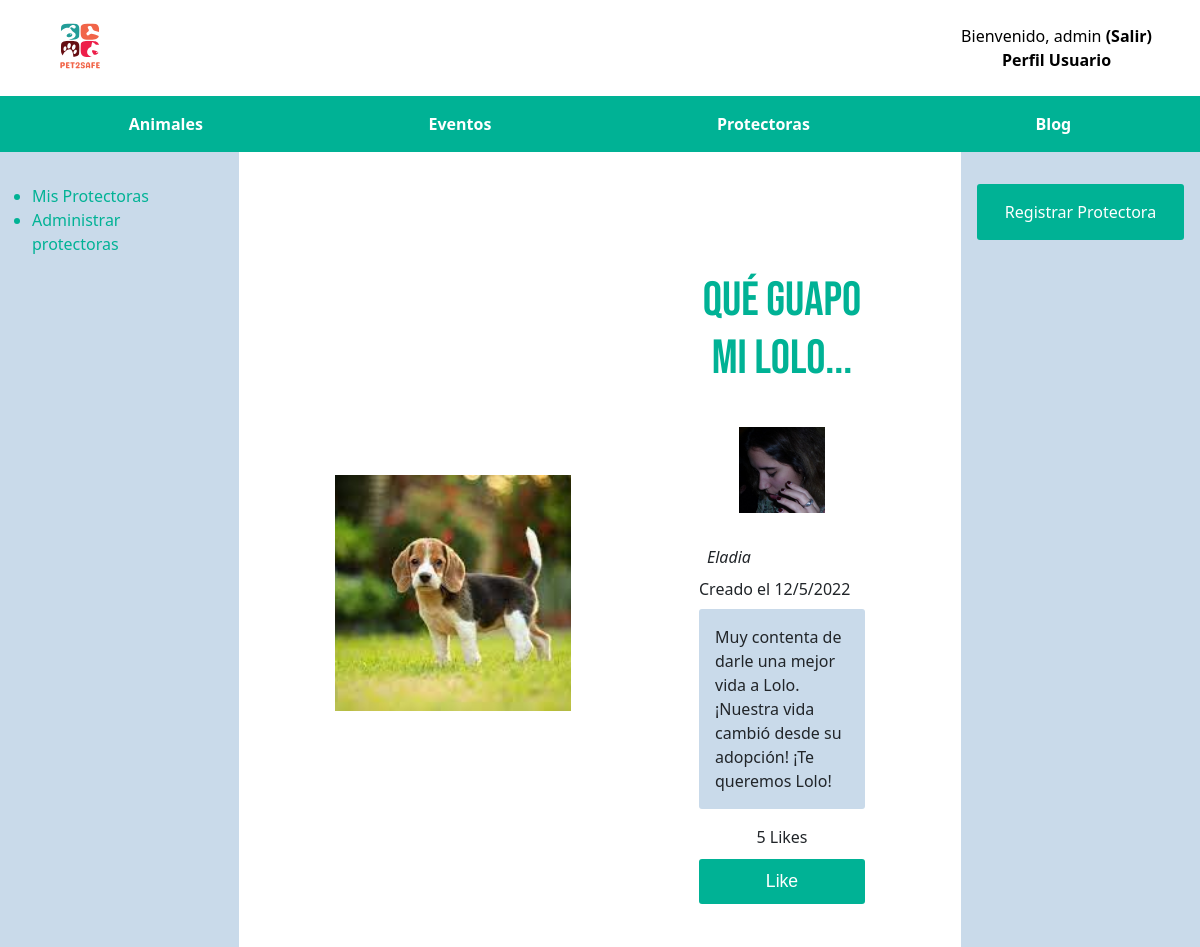
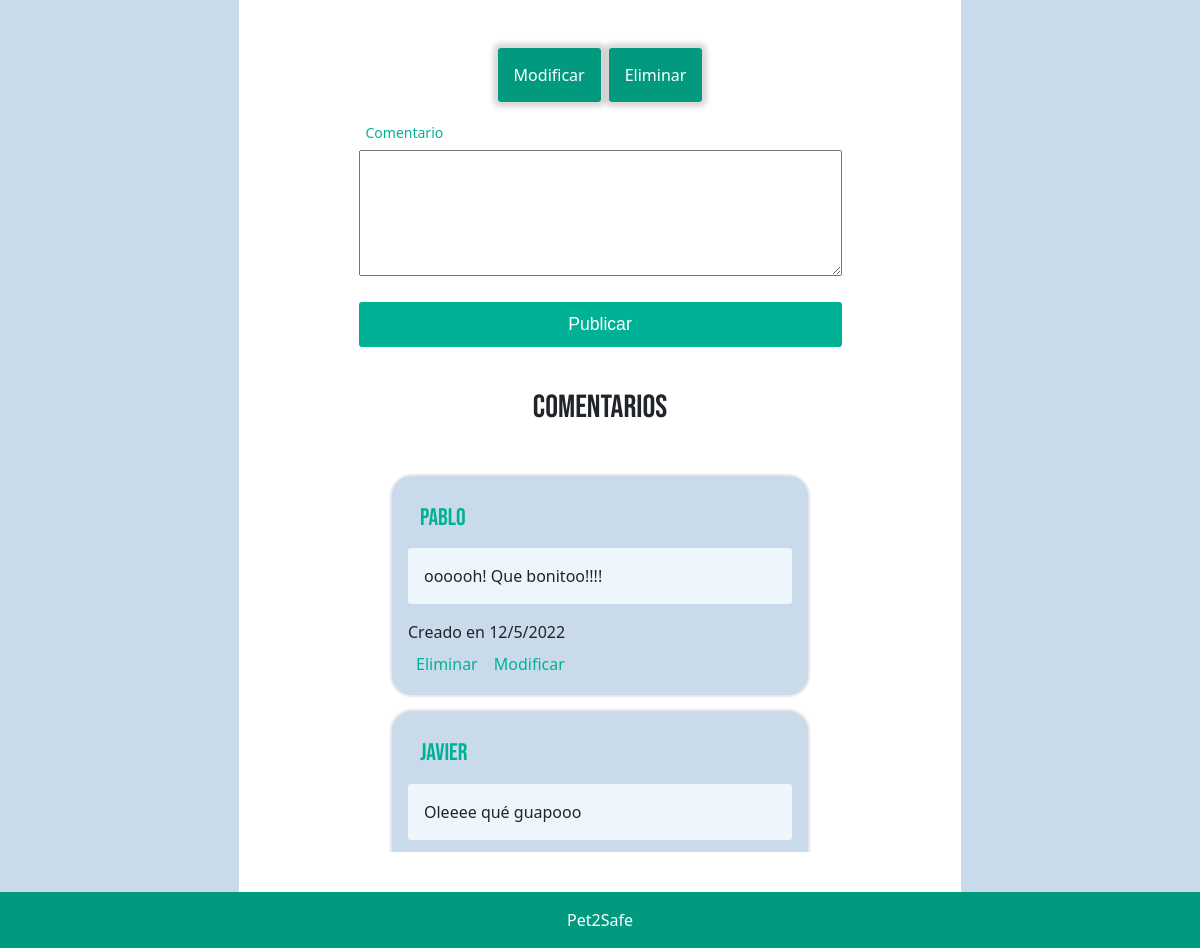
Page /blogVista/post.php?p=6 (signed in) on the committed database (2 pictures, top to bottom).
### tables this page shows
CREATE TABLE `post` (
  `ID` int(11) NOT NULL,
  `descripcion` varchar(500) NOT NULL,
  `titular` varchar(30) NOT NULL,
  `IdProtectora` int(11) DEFAULT NULL,
  `fechaCreacion` varchar(15) NOT NULL,
  `idUsuario` int(11) NOT NULL,
  `imagen` varchar(30) DEFAULT NULL
);

CREATE TABLE `usuarios` (
  `id` int(11) NOT NULL,
  `nombre` varchar(30) NOT NULL,
  `password` varchar(255) NOT NULL,
  `email` varchar(100) NOT NULL,
  `rol` int(11) NOT NULL DEFAULT 2,
  `direccion` varchar(100) NOT NULL,
  `num_convivientes` int(11) NOT NULL,
  `tipo_vivienda` varchar(30) NOT NULL,
  `dedicacion` varchar(30) NOT NULL,
  `terraza` int(11) NOT NULL,
  `num_mascotas` int(11) NOT NULL,
  `telefono` int(12) NOT NULL,
  `m2_vivienda` int(11) NOT NULL,
  `imagen` varchar(30) DEFAULT NULL
);

CREATE TABLE `comentarios` (
  `id` int(11) NOT NULL,
  `idUsuario` int(11) NOT NULL,
  `idPost` int(11) NOT NULL,
  `fechaCrea` varchar(15) NOT NULL,
  `descripcion` varchar(512) NOT NULL
);

### includes/blog/Post.php (called while the page is built, shortened)
<?php
    class Post{
        private $descripcion;
        private $titular;
        private $IdProtectora;
        private $idUsuario;
        private $imagen;
        private $fecha;
        private function __construct( $ID, $descripcion, $titular, $IdProtectora, $idUsuario, $fecha, $imagen =null){
            $this->descripcion = $descripcion;
            $this->titular = $titular;
            $this->IdProtectora = $IdProtectora;
            $this->idUsuario = $idUsuario;
            $this->imagen = $imagen;
            $this->fecha = $fecha;
        }
        public static function buscaPorId($IdPost)
        {
            $conn = Aplicacion::getInstance()->getConexionBd();
            $query = sprintf("SELECT * FROM post WHERE ID=%d", $IdPost);
            $rs = $conn->query($query);
            $result = null;
            if ($rs) {
                $fila = $rs->fetch_assoc();
                if ($fila) {
                    $result = new Post( $fila['ID'],  $fila['descripcion'], $fila['titular'], $fila['IdProtectora'], $fila['idUsuario'], $fila['fechaCreacion'], $fila['imagen']);
                }
            } else {
                error_log("Error BD ({$conn->errno}): {Error al buscar el post: $IdPost en la BBDD}");
            }
            return $result;
        }
        public function getFecha()
        {
            return $this->fecha;
        }
        public function getIdProtectora()
        {
            return $this->IdProtectora;
        }
        public function getTitular(){
            return $this->titular;
        }
        public function getDescripcion()
        {
            return $this->descripcion;
        }
        public function getIdUsuario(){
            return $this->idUsuario;
        }
        public function getImagen(){
            return $this->imagen;
        }
    }
?>

### includes/usuarios/Usuario.php (called while the page is built, shortened)
<?php
class Usuario
{
    private $nombre;
    private $imagen;
    private function __construct($email, $password, $nombre, $direccion, $num_convivientes, $tipo_vivienda, $dedicacion, $terraza, $num_mascotas, $telefono, $m2_vivienda, $id = null, $rol = self::USER_ROLE, $imagen = null)
    {
        $this->nombre = $nombre;
        $this->imagen = $imagen;
    }
    public static function buscaPorId($idUsuario)
    {
        $conn = Aplicacion::getInstance()->getConexionBd();
        $query = sprintf("SELECT * FROM usuarios WHERE id=%d", $idUsuario);
        $rs = $conn->query($query);
        $result = false;
        if ($rs) {
            $fila = $rs->fetch_assoc();
            if ($fila) {
                $result = new Usuario($fila['email'], $fila['password'], $fila['nombre'], $fila['direccion'], $fila['num_convivientes'], $fila['tipo_vivienda'], $fila['dedicacion'], $fila['terraza'], $fila['num_mascotas'], $fila['telefono'], $fila['m2_vivienda'], $fila['id'], $fila['rol'], $fila['imagen']);
            }
        } else {
            error_log("Error BD ({$conn->errno}): {$conn->error}");
        }
        return $result;
    }
    public function getNombre()
    {
        return $this->nombre;
    }
    public function getImagen(){
        return $this->imagen;
    }
}

### includes/blog/Like.php (called while the page is built, shortened)
<?php
    class Like{
        public static function buscalikesPost($IdPost)
        {
            $conn = Aplicacion::getInstance()->getConexionBd();
            $query = sprintf("SELECT * FROM favoritos WHERE idPost=%d", $IdPost);
            $rs = $conn->query($query);
            $result = null;
            $i = 0;
            if ($rs->num_rows>0) {
                while($fila = $rs->fetch_assoc()) {
                    $result[$i] = new Like( $fila['idPost'], $fila['idUsuario']);
                    $i = $i + 1;
                }
            } else {
                error_log("Error BD ({$conn->errno}): {Error en la busqueda de likes del post: $IdPost}");
            }
            return $result;
        }
        public static function UserLikePost($idUsuario, $idPost)
        {
            $conn = Aplicacion::getInstance()->getConexionBd();
            $query = sprintf("SELECT * FROM favoritos WHERE idUsuario=%d AND idPost=%d", $idUsuario, $idPost);
            $rs = $conn->query($query);
            $result = false;
            if ($rs) {
                $fila = $rs->fetch_assoc();
            }
             return $result;
        }
    }
?>

### includes/config.php (called while the page is built, shortened)
<?php
spl_autoload_register(function ($class) {
    $prefix = 'es\\ucm\\fdi\\aw\\';
    $base_dir = __DIR__ . '/';
    $len = strlen($prefix);
    $relative_class = substr($class, $len);
    $file = $base_dir . str_replace('\\', '/', $relative_class) . '.php';
});

### includes/blog/Comentario.php (called while the page is built, shortened)
<?php
    class Comentario{
        private $id;
        private $idUsuario;
        private $descripcion;
        private $fecha;
        private function __construct( $descripcion, $idUsuario, $idPost, $fecha, $id){
            $this->idUsuario = $idUsuario;
            $this->descripcion = $descripcion;
            $this->id = $id;
            $this->fecha = $fecha;
        }
        public static function BuscaComentariosPost($IdPost)
        {
            $conn = Aplicacion::getInstance()->getConexionBd();
            $query = sprintf("SELECT * FROM comentarios WHERE idPost=%d ORDER BY id", $IdPost);
            $rs = $conn->query($query);
            $result = null;
            $i = 0;
            if ($rs->num_rows>0) {
                while($fila = $rs->fetch_assoc()) {
                    $result[$i] = new Comentario( $fila['descripcion'], $fila['idUsuario'], $fila['idPost'], $fila['fechaCrea'], $fila['id']);
                    $i = $i + 1;
                }
            } else {
                error_log("Error BD ({$conn->errno}): {Error al buscar los comentarios de un post en la BBDD}");
            }
            return $result;
        }
        public function getId()
        {
            return $this->id;
        }
        public function getIdUsuario(){
            return $this->idUsuario;
        }
        public function getDescripcion(){
            return $this->descripcion;
        }
        public function getFecha(){
            return $this->fecha;
        }
    }
?>

### blogVista/post.php (the view, shortened to what this page needs)
<?php
    require_once dirname(__DIR__,1).'/includes/config.php';
    function mostrarImgCreador($pertenece, $imagen){
        $htmlImagenes = ' ';
            if($pertenece){
                if($imagen){
                    $rutaImg = implode(DIRECTORY_SEPARATOR, [RUTA_IMAGENES_PROTECTORAS_MOSTRAR, $imagen]);
                    $htmlImagenes = "<img src=\"$rutaImg\" id=\"imgCreador\"></a>";
                }
                else{
                    $rutaImagenes = "pordefecto.jpeg";
                    $rutaImg = implode(DIRECTORY_SEPARATOR, [RUTA_IMAGENES_PROTECTORAS_MOSTRAR, $rutaImagenes]);
                    $htmlImagenes = "<img src=\"$rutaImg\" id=\"imgCreador\"></a>";
                }
            }
            else{
                if($imagen){
                    $rutaImg = implode(DIRECTORY_SEPARATOR, [RUTA_IMAGENES_USUARIOS_MOSTRAR, $imagen]);
                    $htmlImagenes = "<img src=\"$rutaImg\" id=\"imgCreador\"></a>";
                }
                else{
                    $rutaImagenes = "pordefecto.jpeg";
                    $rutaImg = implode(DIRECTORY_SEPARATOR, [RUTA_IMAGENES_USUARIOS_MOSTRAR, $rutaImagenes]);
                    $htmlImagenes = "<img src=\"$rutaImg\" id=\"imgCreador\"></a>";
                }
            }
        return $htmlImagenes;
    }
    function mostrarPost(){
        $idPost = $_GET['p'];
        $post = Post::buscaPorId($idPost);
        $html = ' ';
        if($post){
            $titular = $post->getTitular();
            $descripcion = $post->getDescripcion();
            $fechaCrea = $post->getFecha();
            $imagenpost = $post->getImagen();
            $ImgPost = '';
            if($imagenpost){
                $rutaImg = implode(DIRECTORY_SEPARATOR, [RUTA_IMAGENES_POST_MOSTRAR, $imagenpost]);
                $ImgPost = "<img src=\"$rutaImg\" id=\"imgUsuario\"></a>";
            }
            $pertenece = false;
            $idUsuario = $post->getIdUsuario();
            $idProtectora = $post->getIdProtectora();
            $user = Usuario::buscaPorId($idUsuario);
            $creador = $user->getNombre();
            $imagen = $user->getImagen();
            $enlaceModifica = '';
            $enlaceElimina = '';
            $idPost = $_GET['p'];
            if($_SESSION["esAdmin"]===true || $_SESSION['id'] == $idUsuario || Colabora::isColaboraOrCreadorProtectora($_SESSION['id'], $idProtectora)){
                $enlaceModifica = "<div><a href= './modificaPost.php?p=$idPost' id=\"botonModifica\">Modificar</a></div>";
                $enlaceElimina = "<div><a href= './eliminaPost.php?p=$idPost' id=\"botonModifica\">Eliminar</a></div>";
            }
            $enlaceLike = '';
            $form = new FormularioLikePost($idPost);
            if(isset($_SESSION['login'])){
                $enlaceLike = $form->gestiona();
            }
            $cntLikes = Like::buscalikesPost($idPost);
            if($cntLikes){$cntLikes = sizeof($cntLikes);}else{$cntLikes=0;}
            $htmlImagenes = mostrarImgCreador($pertenece, $imagen);
            $html .= "<div id='contenedorPost'>
                        $ImgPost
                        <div id=\"infoPost\">
                            <h1>$titular</h1>
                            <span>
                                $htmlImagenes $creador
                            </span>
                            <div>Creado el $fechaCrea</div>
                            <p>$descripcion</p>
                            <div id='conteoLikes'>$cntLikes Likes</div>
                            $enlaceLike
                        </div>
                    </div>
                    <div id=\"botones\">
                        $enlaceModifica
                        $enlaceElimina
                    </div>";
        }
        else{
            $html = '<p>Parece que hubo un error al mostrar el post...</p>';
        }
        return $html;
    }
    function mostrarComentario($comentario){
        $descripcion = $comentario->getDescripcion();
        $idUsuario = $comentario->getIdUsuario();
        $fecha = $comentario->getFecha();
        $id = $comentario->getId();
        $usuario = Usuario::buscaPorId($idUsuario);
        $nombre = $usuario->getNombre();
        $enlaceModifica = '';
        $enlaceElimina = ' ';
        if($_SESSION["esAdmin"]===true || $_SESSION['id'] == $idUsuario){
            $enlaceElimina = " <a href='eliminaComentario.php?c=$id' >Eliminar</a> ";
            $enlaceModifica = " <a href='modificaComentario.php?c=$id' >Modificar</a>";
        }
        $html = "<div id='contenedorComentario'>
                    <h3>$nombre</h3>
                    <p>$descripcion</p>
                    <div>Creado en $fecha</div>
                    <div id='pieComentario'>
                        $enlaceElimina
                        $enlaceModifica
                    </div>
                </div>";
        return $html;
    }
    function mostrarComentarios(){
        $idPost = $_GET['p'];
        $html = '';
        $comentarios = false;
        $aux = Comentario::BuscaComentariosPost($idPost);
        if($aux){
            $comentarios = array_reverse($aux);
        }
        $form = new FormularioCreaComentario();
        $enlaceCreaComentario = $form->gestiona();
        if($comentarios){
            $html .= "<div id='contenedorComentarios'>
                        $enlaceCreaComentario
                        <h2> Comentarios </h2>
                        <div id='comentarios'>";
            foreach($comentarios as $comentario){
                $html .= mostrarComentario($comentario);
            }
            $html .= "</div>";
        }
        else{
            $html = " <div id='contenedorComentarios'>
            $enlaceCreaComentario
            <p>¡VAYA! Parece que no hay comentarios aun en esta publicacion...</p>
            </div>";
        }
        return $html;
    }
    if (!isset($_SESSION["login"])) {
        $contenidoPrincipal = "<h1>Contenido no accesible sin la sesión iniciada</h1>";
    }
    else {
        $auxiliar1 = mostrarPost();
        $auxiliar2 = mostrarComentarios();
        $contenidoPrincipal = <<<EOS
        <div class="seccion">
            $auxiliar1
            $auxiliar2
        </div>
        EOS;
    }
    require dirname(__DIR__,1).'/includes/vistas/plantillas/plantilla.php';
?>

### rows in the picture
post: imagen (picture), titular "Qué guapo mi Lolo...", fechaCreacion "12/5/2022", descripcion "Muy contenta de darle una mejor vida a Lolo. ¡Nuestra vida cambió desde su adopción! ¡Te queremos Lolo!"
usuarios: imagen (picture), nombre "Eladia"
comentarios: idUsuario.nombre "Pablo", descripcion "oooooh! Que bonitoo!!!!", fechaCrea "12/5/2022"
comentarios: idUsuario.nombre "Javier", descripcion "Oleeee qué guapooo"

### other values in the picture
$_SESSION['nombre'] "admin"
$cntLikes "5"
$submit "Like"
